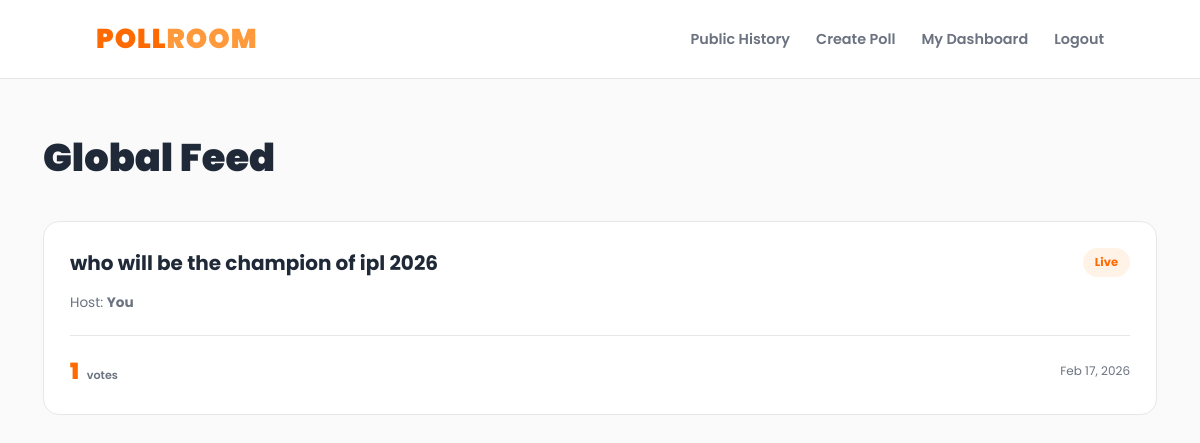
Page /history/ (signed in) on the committed database.
### polls/models.py (models this page shows, shortened)
class Poll(models.Model):
    question = models.CharField(max_length=255)
    slug = models.SlugField(unique=True, blank=True)
    created_at = models.DateTimeField(auto_now_add=True)
    created_by = models.ForeignKey(User, on_delete=models.CASCADE, null=True)
    is_closed = models.BooleanField(default=False)
    expires_at = models.DateTimeField(null=True, blank=True)
    include_creator = models.BooleanField(default=False)  # ADD THIS LINE
    def total_votes(self):
        return sum(option.vote_count for option in self.options.all())

class Option(models.Model):
    poll = models.ForeignKey(Poll, related_name="options", on_delete=models.CASCADE)
    text = models.CharField(max_length=200)
    vote_count = models.IntegerField(default=0)

### polls/views.py (the view)
# urls.py: path("history/", views.history, name="history"),
def history(request):
    polls = Poll.objects.all().select_related("created_by").order_by("-created_at")
    return render(request, "history.html", {"polls": polls})

### polls/templates/history.html (shortened to what this page needs)
{% extends "base.html" %}
{% block content %}
<h1 style="font-size: 2.4rem; font-weight: 900; margin-bottom: 35px">
  Global Feed
</h1>
{% if polls %}
<div class="feed-grid">
  {% for poll in polls %}
  <a href="/poll/{{ poll.slug }}/" class="feed-card">
    <div class="feed-top">
      <h3 class="feed-title">{{ poll.question }}</h3>
      {% if poll.is_closed %}
        <span class="status-tag status-closed">Ended</span>
      {% else %}
        <span class="status-tag status-open">Live</span>
      {% endif %}
    </div>
    <div class="feed-host">
      Host:
      <strong>
        {% if poll.created_by == user %}
          You
        {% else %}
          {{ poll.created_by.username }}
        {% endif %}
      </strong>
    </div>
    <div class="feed-bottom">
      <div class="feed-votes">
        {{ poll.total_votes }}
        <span>votes</span>
      </div>
      <div class="feed-date">
        {{ poll.created_at|date:"M d, Y" }}
      </div>
    </div>
  </a>
  {% endfor %}
</div>
{% endif %}
{% endblock %}

### polls/templates/base.html (style rules this page uses)
:root { --primary:#ff6a00; --primary-dark:#e65c00; --primary-soft:#fff1e6; --accent:#ff9a3c; --bg:#fafafa; --text:#1f2937; --muted:#6b7280; --border:#e5e7eb; --card:#ffffff; }
* { box-sizing:border-box }
body { margin:0; font-family:"Poppins",sans-serif; background:var(--bg); color:var(--text); min-height:100vh; }
.status-tag { padding:6px 12px; border-radius:999px; font-size:.72rem; font-weight:700; }
.status-open { background:#fff3e8; color:#ff6a00; }

### polls/templates/history.html (style rules this page uses)
.feed-grid { display:grid; grid-template-columns:repeat(auto-fit,minmax(340px,1fr)); gap:24px; }
.feed-card { display:block; text-decoration:none; color:inherit; background:var(--card); border:1px solid var(--border); border-radius:16px; padding:26px; transition:.25s; }
.feed-top { display:flex; justify-content:space-between; align-items:flex-start; gap:15px; margin-bottom:15px; }
.feed-title { font-size:1.25rem; font-weight:700; margin:0; color:var(--text); }
.feed-host { font-size:.85rem; color:var(--muted); margin-bottom:22px; }
.feed-bottom { display:flex; justify-content:space-between; align-items:center; border-top:1px solid var(--border); padding-top:18px; }
.feed-votes { font-size:1.4rem; font-weight:900; color:var(--primary); }
.feed-votes span { font-size:.7rem; font-weight:600; color:var(--muted); margin-left:4px; }
.feed-date { font-size:.75rem; color:var(--muted); }

### rows in the picture
Poll: question "who will be the champion of ipl 2026", is_closed "Live", shows "You", total_votes "1", created_at "Feb 17, 2026"
